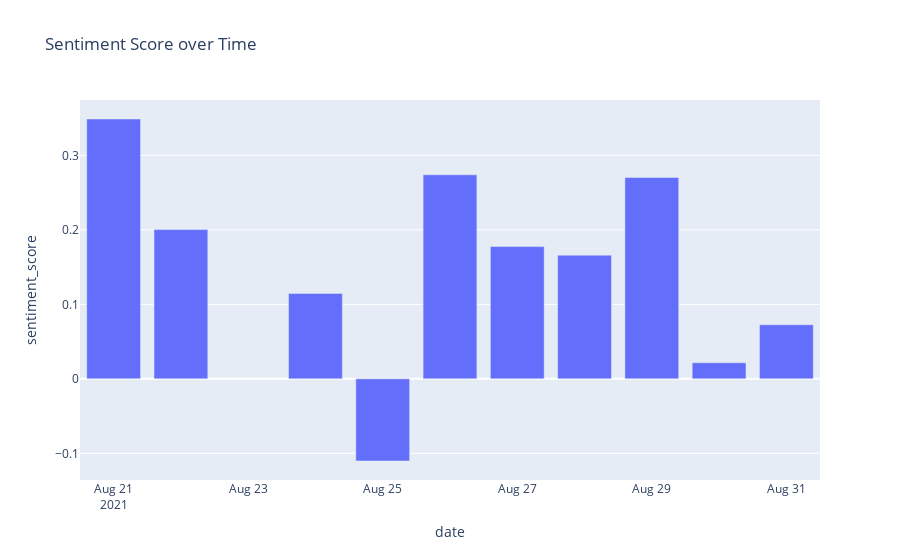

This figure's notebook cell:
### Markdown cell above
## Visualization

### Code cell
fig = px.bar(sent_df,
             x=sent_df['date'],
             y=sent_df['sentiment_score'],
             title="Sentiment Score over Time")

fig.show()

### Figure 1 — Plotly figure (JSON) as saved in the notebook; plotly's stock layout.template omitted (floating-point values rounded to 4 significant figures)
{"data": [{"alignmentgroup": "True", "hovertemplate": "date=%{x}<br>sentiment_score=%{y}<extra></extra>", "legendgroup": "", "marker": {"color": "#636efa"}, "name": "", "offsetgroup": "", "orientation": "v", "showlegend": false, "textposition": "auto", "type": "bar", "x": ["2021-08-21", "2021-08-22", "2021-08-24", "2021-08-25", "2021-08-26", "2021-08-27", "2021-08-28", "2021-08-29", "2021-08-30", "2021-08-31"], "xaxis": "x", "y": [0.3489, 0.2005, 0.1147, -0.1103, 0.274, 0.1776, 0.1661, 0.2704, 0.02159, 0.07264], "yaxis": "y"}], "layout": {"autosize": true, "barmode": "relative", "legend": {"tracegroupgap": 0}, "title": {"text": "Sentiment Score over Time"}, "xaxis": {"anchor": "y", "autorange": true, "domain": [0, 1], "range": ["2021-08-20 12:00", "2021-08-31 12:00"], "title": {"text": "date"}, "type": "date"}, "yaxis": {"anchor": "x", "autorange": true, "domain": [0, 1], "range": [-0.1358, 0.3744], "title": {"text": "sentiment_score"}, "type": "linear"}}}
